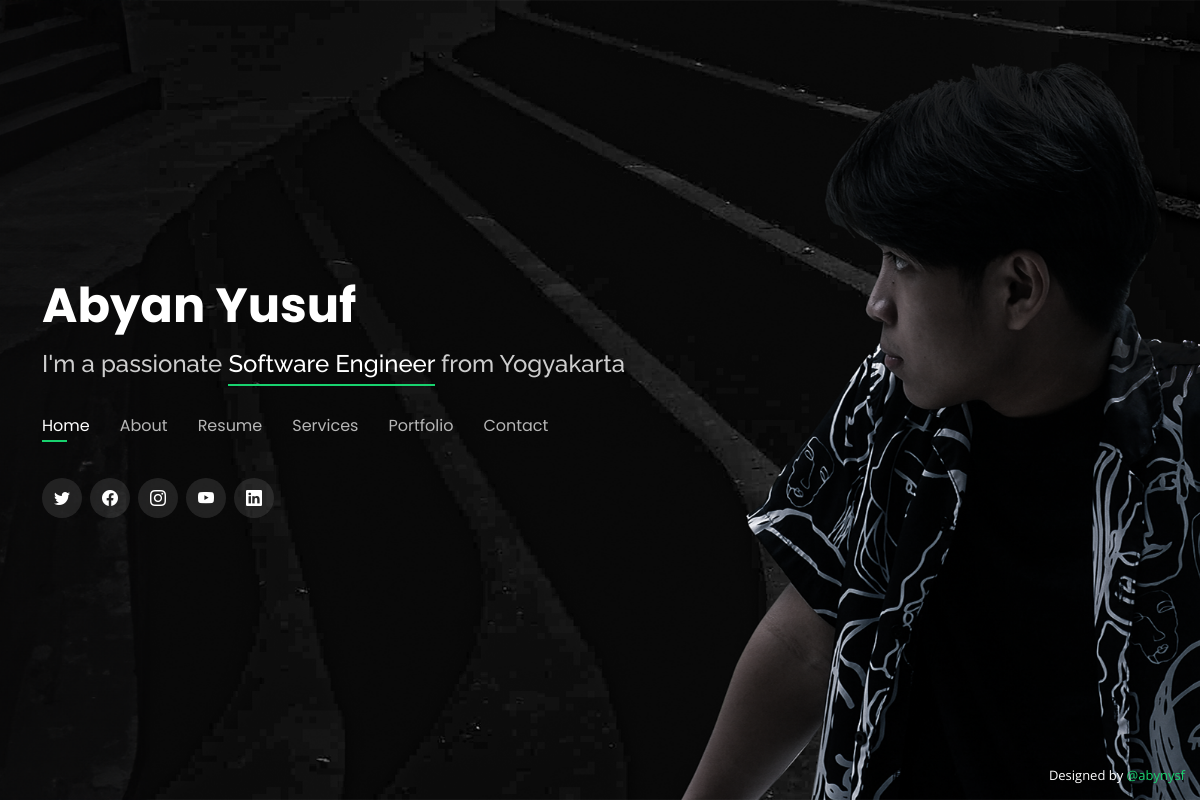
The page / on the database its author committed.
### tables this page shows
CREATE TABLE `users` (
  `id` int(11) NOT NULL,
  `name` varchar(255) NOT NULL,
  `username` varchar(255) NOT NULL,
  `email` varchar(255) NOT NULL,
  `password` varchar(255) NOT NULL,
  `title` varchar(255) NOT NULL,
  `place` varchar(255) NOT NULL,
  `facebook` text NOT NULL,
  `twitter` text NOT NULL,
  `instagram` text NOT NULL,
  `youtube` text NOT NULL,
  `linkedin` text NOT NULL,
  `github` text NOT NULL,
  `slogan` text NOT NULL,
  `birthday` date NOT NULL,
  `website` text NOT NULL,
  `phone` text NOT NULL,
  `city` text NOT NULL,
  `age` text NOT NULL,
  `degree` text NOT NULL,
  `freelance` int(11) NOT NULL,
  `certification` text NOT NULL,
  `address` varchar(255) NOT NULL
);

CREATE TABLE `details` (
  `company` varchar(255) NOT NULL,
  `url` varchar(255) NOT NULL,
  `id` int(11) NOT NULL
);

### index.php (the view, shortened to what this page needs)
<?php include 'include/config.php';
$sql = "SELECT * FROM `users` WHERE `users`.`id` = 1";
$result = mysqli_query($con, $sql);
$data = mysqli_fetch_assoc($result);
?>
<!DOCTYPE html>
<html lang="en">
<head>
  <link href="assets/vendor/bootstrap/css/bootstrap.min.css" rel="stylesheet">
  <link href="assets/vendor/bootstrap-icons/bootstrap-icons.css" rel="stylesheet">
  <link href="assets/vendor/boxicons/css/boxicons.min.css" rel="stylesheet">
  <link href="assets/vendor/glightbox/css/glightbox.min.css" rel="stylesheet">
  <link href="assets/vendor/remixicon/remixicon.css" rel="stylesheet">
  <link href="assets/vendor/swiper/swiper-bundle.min.css" rel="stylesheet">
  <link href="assets/css/style.css" rel="stylesheet">
</head>
<body>
  <header id="header">
    <div class="container">
      <h1><a href="index.php"><?=$data['name']?></a></h1>
      <h2>I'm a passionate <span><?=$data['title']?></span> from <?=$data['place']?></h2>
      <nav id="navbar" class="navbar">
        <ul>
          <li><a class="nav-link active" href="#header">Home</a></li>
          <li><a class="nav-link" href="#about">About</a></li>
          <li><a class="nav-link" href="#resume">Resume</a></li>
          <li><a class="nav-link" href="#services">Services</a></li>
          <li><a class="nav-link" href="#portfolio">Portfolio</a></li>
          <li><a class="nav-link" href="#contact">Contact</a></li>
        </ul>
      </nav>
      <div class="social-links">
        <?php
          if($data['twitter']){
        ?>
            <a href="<?=$data["twitter"]?>" target="_blank" class="twitter"><i class="bi bi-twitter"></i></a>
        <?php
          }
        ?>
        <?php
          if($data['facebook']){
        ?>
            <a href="<?=$data["facebook"]?>" target="_blank" class="facebook"><i class="bi bi-facebook"></i></a>
        <?php
          }
        ?>
        <?php
          if($data['instagram']){
        ?>
            <a href="<?=$data["instagram"]?>" target="_blank" class="instagram"><i class="bi bi-instagram"></i></a>
        <?php
          }
        ?>
        <?php
          if($data['youtube']){
        ?>
            <a href="<?=$data["youtube"]?>" target="_blank" class="youtube"><i class="bi bi-youtube"></i></a>
        <?php
          }
        ?>
        <?php
          if($data['linkedin']){
        ?>
            <a href="<?=$data["linkedin"]?>" target="_blank" class="linkedin"><i class="bi bi-linkedin"></i></a>
        <?php
          }
        ?>
      </div>
    </div>
  </header>
  <div class="credits">
    <?php
    $details = "SELECT * FROM `details` WHERE `details`.`id` = 1";
    $details_result = mysqli_query($con, $details);
    $details_data = mysqli_fetch_assoc($details_result);
    ?>
    Designed by <a href="<?=$details_data['url']?>" target="_blank"><?=$details_data['company']?></a>
  </div>
</body>
</html>

### assets/css/style.css (style rules this page uses)
body { font-family: "Open Sans", sans-serif; background-color: #040404; color: #fff; position: relative; background: transparent; }
body::before { content: ""; position: fixed; background: #040404 url("../img/bg.png") top right no-repeat; background-size: cover; left: 0; right: 0; top: 0; height: 100vh; z-index: -1; }
@media (min-width: 1024px) { body::before { background-attachment: fixed; } }
a { color: #18d26e; text-decoration: none; }
h1, h2, h3, h4, h5, h6 { font-family: "Raleway", sans-serif; }
#header { transition: ease-in-out 0.3s; position: relative; height: 100vh; display: flex; align-items: center; z-index: 997; overflow-y: auto; }
#header * { transition: ease-in-out 0.3s; }
#header h1 { font-size: 48px; margin: 0; padding: 0; line-height: 1; font-weight: 700; font-family: "Poppins", sans-serif; }
#header h1 a, #header h1 a:hover { color: #fff; line-height: 1; display: inline-block; }
#header h2 { font-size: 24px; margin-top: 20px; color: rgba(255, 255, 255, 0.8); }
#header h2 span { color: #fff; border-bottom: 2px solid #18d26e; padding-bottom: 6px; }
#header .social-links { margin-top: 40px; display: flex; }
#header .social-links a { font-size: 16px; display: flex; justify-content: center; align-items: center; background: rgba(255, 255, 255, 0.1); color: #fff; line-height: 1; margin-right: 8px; border-radius: 50%; width: 40px; height: 40px; }
.navbar { padding: 0; margin-top: 35px; }
.navbar ul { margin: 0; padding: 0; display: flex; list-style: none; align-items: center; }
.navbar li { position: relative; }
.navbar li + li { margin-left: 30px; }
.navbar a, .navbar a:focus { display: flex; align-items: center; justify-content: space-between; padding: 0; font-family: "Poppins", sans-serif; font-size: 16px; font-weight: 400; color: rgba(255, 255, 255, 0.7); white-space: nowrap; transition: 0.3s; }
.navbar a:before { content: ""; position: absolute; width: 0; height: 2px; bottom: -4px; left: 0; background-color: #18d26e; visibility: hidden; width: 0px; transition: all 0.3s ease-in-out 0s; }
.navbar a:hover:before, .navbar li:hover > a:before, .navbar .active:before { visibility: visible; width: 25px; }
.navbar a:hover, .navbar .active, .navbar .active:focus, .navbar li:hover > a { color: #fff; }
.credits { position: fixed; right: 0; left: 0; bottom: 0; padding: 15px; text-align: right; font-size: 13px; color: #fff; z-index: 999999; }
.credits a { color: #18d26e; transition: 0.3s; }

### rows shown on the page
users: name "Abyan Yusuf", title "Software Engineer", place "Yogyakarta"
details: company "@abynysf"
